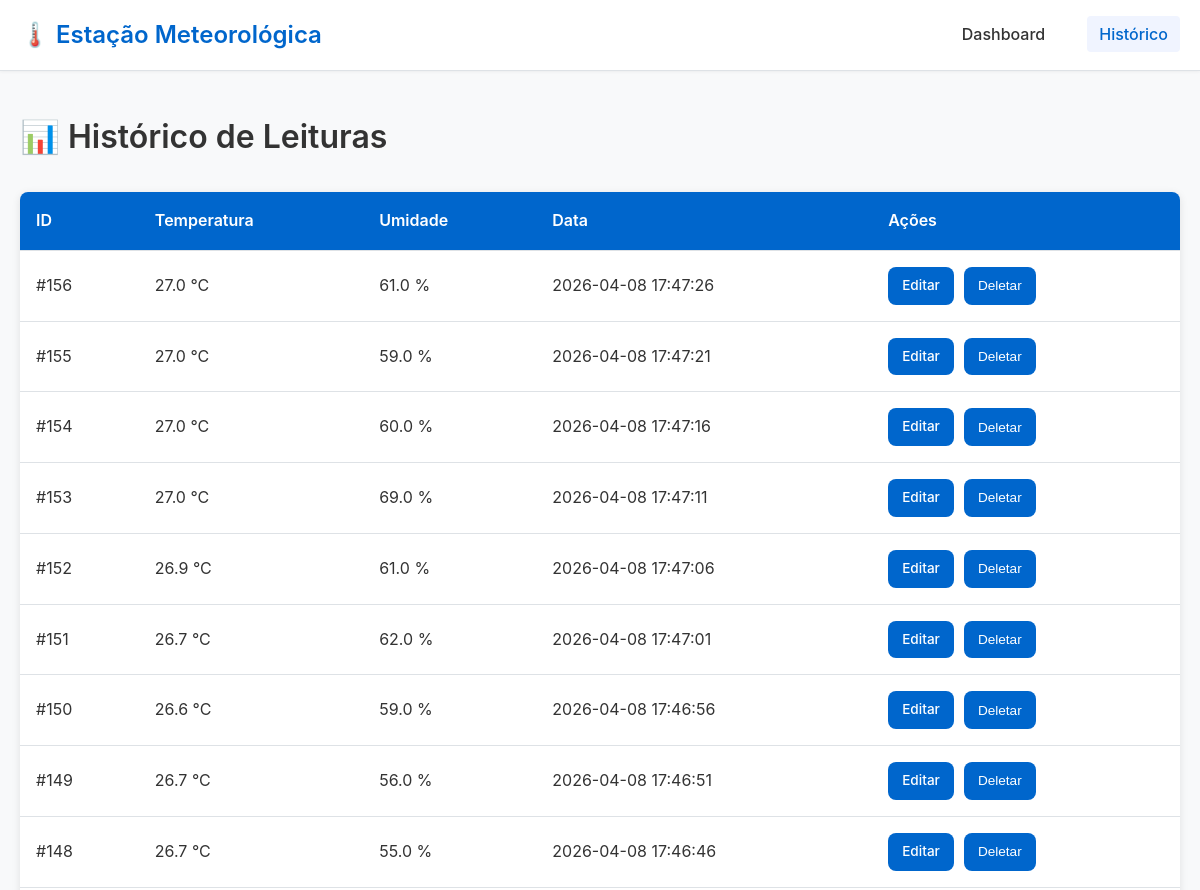
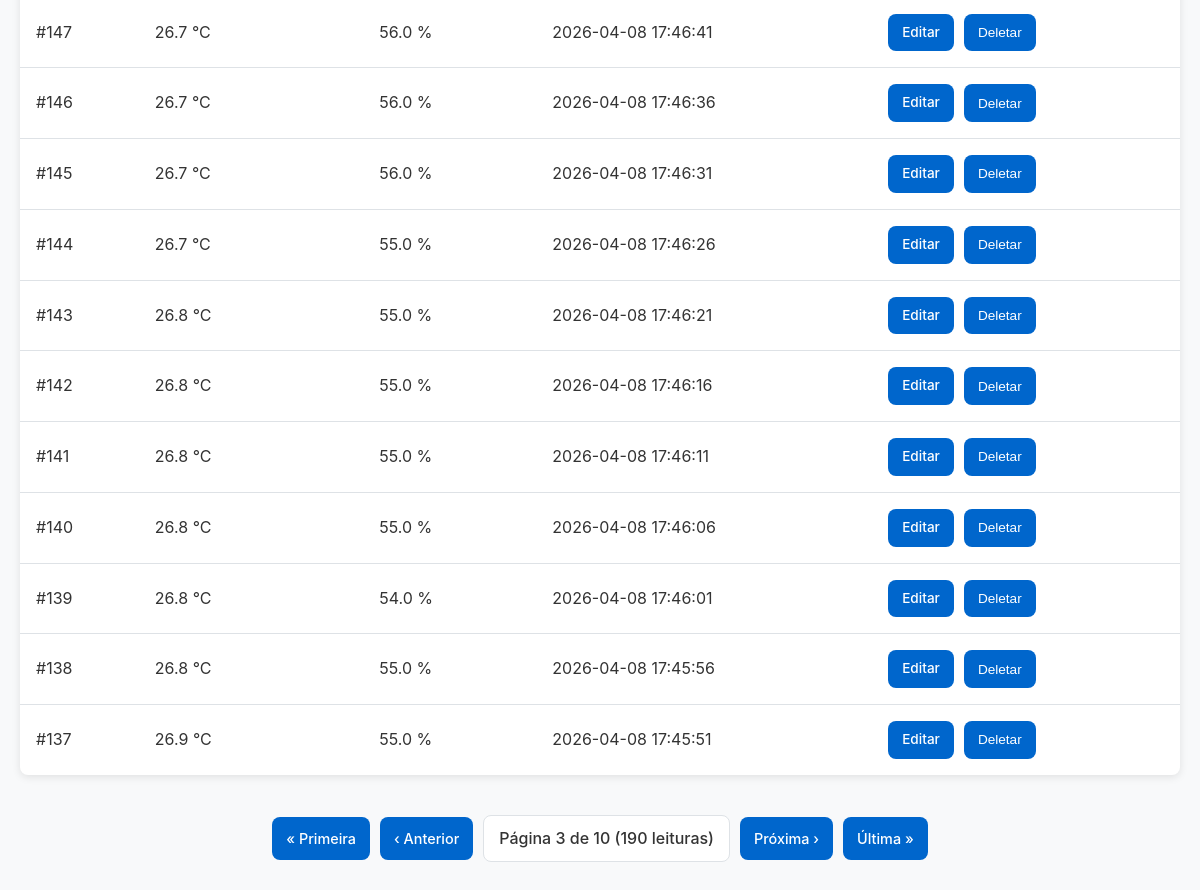
The app's page /leituras?pagina=3 with its own data (2 pictures, top to bottom).
### tables this page shows
CREATE TABLE leituras (
    id          INTEGER PRIMARY KEY AUTOINCREMENT,
    temperatura REAL    NOT NULL,
    umidade     REAL    NOT NULL,
    pressao     REAL,
    localizacao TEXT    DEFAULT 'Lab',
    timestamp   DATETIME DEFAULT (datetime('now', 'localtime'))
);

### app.py (the view)
@app.route('/leituras', methods=['GET'])
def listar():
    pagina  = int(request.args.get('pagina', 1))
    limite  = int(request.args.get('limite', 20))
    offset  = (pagina - 1) * limite
    leituras = listar_leituras(limite=limite, offset=offset)
    total = contar_leituras()
    total_paginas = (total + limite - 1) // limite  # Calcula o teto da divisão
    if quer_json():
        return jsonify({'pagina': pagina, 'limite': limite, 'leituras': leituras, 'total': total})
    return render_template('historico.html', leituras=leituras,
                           pagina=pagina, limite=limite, total=total, total_paginas=total_paginas)

### app.py (called while the page is built)
def quer_json():
    return (request.args.get('formato') == 'json' or
            request.accept_mimetypes.best == 'application/json')

### database.py (called while the page is built)
def get_db_connection():
    conn = sqlite3.connect(DB_PATH, timeout=10)
    conn.execute('PRAGMA journal_mode=WAL')   # permite leitura/escrita simultânea
    conn.execute('PRAGMA busy_timeout=5000')  # espera até 5s antes de lançar erro
    conn.row_factory = sqlite3.Row            # acesso por nome de coluna
    return conn

def listar_leituras(limite: int = 50, offset: int = 0) -> list:
    conn = get_db_connection()
    rows = conn.execute(
        'SELECT * FROM leituras ORDER BY timestamp DESC LIMIT ? OFFSET ?',
        (limite, offset)
    ).fetchall()
    conn.close()
    return [dict(r) for r in rows]

def contar_leituras() -> int:
    conn = get_db_connection()
    row = conn.execute('SELECT COUNT(*) as total FROM leituras').fetchone()
    conn.close()
    return row['total'] if row else 0

### templates/historico.html (shortened to what this page needs)
{% extends "base.html" %}
{% block content %}
<div class="section">
    <h1>📊 Histórico de Leituras</h1>
    <table>
        <thead>
            <tr>
                <th>ID</th>
                <th>Temperatura</th>
                <th>Umidade</th>
                <th>Data</th>
                <th>Ações</th>
            </tr>
        </thead>
        <tbody>
            {% for leitura in leituras %}
            <tr>
                <td>#{{ leitura.id }}</td>
                <td>{{ leitura.temperatura }} °C</td>
                <td>{{ leitura.umidade }} %</td>
                <td>{{ leitura.timestamp }}</td>
                <td>
                    <div class="actions">
                        <a href="/leituras/{{ leitura.id }}/editar" class="btn">Editar</a>
                        <button type="button" onclick="deletar({{ leitura.id }})">Deletar</button>
                    </div>
                </td>
            </tr>
            {% endfor %}
        </tbody>
    </table>
    {% if total_paginas > 1 %}
    <div class="pagination">
        {% if pagina > 1 %}
        <a href="/leituras?pagina=1" class="btn">« Primeira</a>
        <a href="/leituras?pagina={{ pagina - 1 }}" class="btn">‹ Anterior</a>
        {% endif %}
        <span class="page-info">Página {{ pagina }} de {{ total_paginas }} ({{ total }} leituras)</span>
        {% if pagina < total_paginas %}
        <a href="/leituras?pagina={{ pagina + 1 }}" class="btn">Próxima ›</a>
        <a href="/leituras?pagina={{ total_paginas }}" class="btn">Última »</a>
        {% endif %}
    </div>
    {% endif %}
</div>
{% endblock %}

### static/css/style.css (style rules this page uses)
* { margin: 0; padding: 0; box-sizing: border-box; }
:root { --primary-color: #0066cc; --primary-dark: #0052a3; --background-color: #f8f9fa; --text-color: #333; --text-light: #666; --border-color: #dee2e6; --white: #ffffff; --shadow: 0 2px 8px rgba(0, 0, 0, 0.1); --shadow-hover: 0 4px 16px rgba(0, 0, 0, 0.15); --radius: 8px; }
html, body { height: auto; }
body { font-family: -apple-system, BlinkMacSystemFont, 'Segoe UI', 'Roboto', 'Oxygen', 'Ubuntu', 'Cantarell', sans-serif; background-color: var(--background-color); color: var(--text-color); line-height: 1.6; }
h1 { font-size: 2rem; margin-bottom: 30px; color: var(--text-color); font-weight: 600; }
button, .btn { background-color: var(--primary-color); color: var(--white); border: none; padding: 10px 18px; border-radius: var(--radius); font-size: 0.95rem; font-weight: 500; cursor: pointer; transition: all 0.3s ease; text-decoration: none; display: inline-block; }
table { width: 100%; border-collapse: collapse; background-color: var(--white); margin-bottom: 40px; box-shadow: var(--shadow); border-radius: var(--radius); overflow: hidden; }
th { background-color: var(--primary-color); color: var(--white); font-weight: 600; text-align: left; }
th, td { padding: 16px; border-bottom: 1px solid var(--border-color); }
tr:last-child td { border-bottom: none; }
.actions { display: flex; gap: 10px; }
.actions button, .actions a { padding: 8px 14px; font-size: 0.85rem; }
.pagination { display: flex; justify-content: center; align-items: center; gap: 10px; margin-top: 30px; flex-wrap: wrap; }
.pagination .btn { padding: 10px 14px; font-size: 0.9rem; min-width: auto; }
.page-info { background-color: var(--white); padding: 10px 15px; border-radius: var(--radius); border: 1px solid var(--border-color); font-weight: 500; color: var(--text-color); }

### records on screen
leituras: id "156", temperatura "27.0", umidade "61.0", timestamp "2026-04-08 17:47:26"
leituras: id "155", temperatura "27.0", umidade "59.0", timestamp "2026-04-08 17:47:21"
leituras: id "154", temperatura "27.0", umidade "60.0", timestamp "2026-04-08 17:47:16"
leituras: id "153", temperatura "27.0", umidade "69.0", timestamp "2026-04-08 17:47:11"
leituras: id "152", temperatura "26.9", umidade "61.0", timestamp "2026-04-08 17:47:06"
leituras: id "151", temperatura "26.7", umidade "62.0", timestamp "2026-04-08 17:47:01"
leituras: id "150", temperatura "26.6", umidade "59.0", timestamp "2026-04-08 17:46:56"
leituras: id "149", temperatura "26.7", umidade "56.0", timestamp "2026-04-08 17:46:51"
leituras: id "148", temperatura "26.7", umidade "55.0", timestamp "2026-04-08 17:46:46"
leituras: id "147", temperatura "26.7", umidade "56.0", timestamp "2026-04-08 17:46:41"
leituras: id "146", temperatura "26.7", umidade "56.0", timestamp "2026-04-08 17:46:36"
leituras: id "145", temperatura "26.7", umidade "56.0", timestamp "2026-04-08 17:46:31"
leituras: id "144", temperatura "26.7", umidade "55.0", timestamp "2026-04-08 17:46:26"
leituras: id "143", temperatura "26.8", umidade "55.0", timestamp "2026-04-08 17:46:21"
leituras: id "142", temperatura "26.8", umidade "55.0", timestamp "2026-04-08 17:46:16"
leituras: id "141", temperatura "26.8", umidade "55.0", timestamp "2026-04-08 17:46:11"
leituras: id "140", temperatura "26.8", umidade "55.0", timestamp "2026-04-08 17:46:06"
leituras: id "139", temperatura "26.8", umidade "54.0", timestamp "2026-04-08 17:46:01"
leituras: id "138", temperatura "26.8", umidade "55.0", timestamp "2026-04-08 17:45:56"
leituras: id "137", temperatura "26.9", umidade "55.0", timestamp "2026-04-08 17:45:51"

### other values on screen
{{ pagina }} "3"
{{ total_paginas }} "10"
{{ total }} "190"
